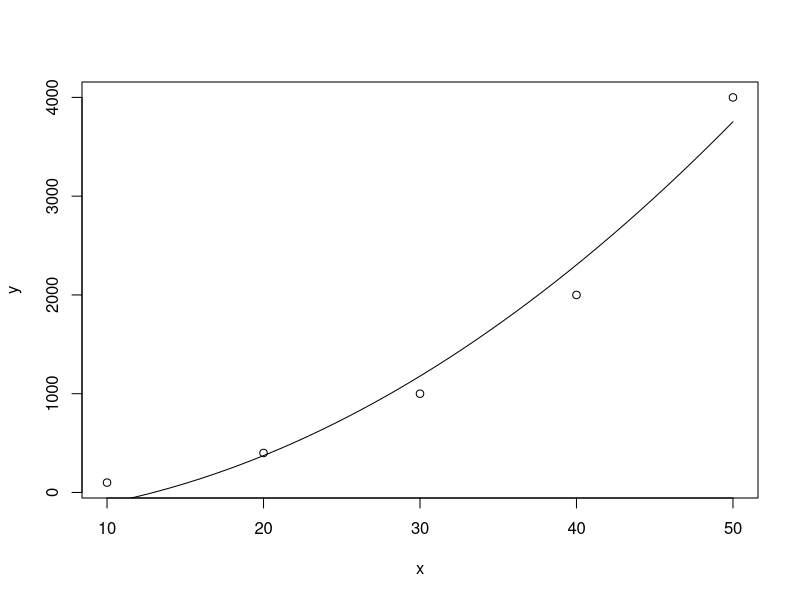

The R script that drew this image:
x <- c(10,20,30,40,50)
y <- c(100,400,1000, 2000, 4000)
m <- lm(y ~ x)
plot(x,y)

x2 <- x^2
m2 <- lm(y ~ x2)
summary(m2)
curve(-270.5882+1.6096*x^2,add=TRUE)
